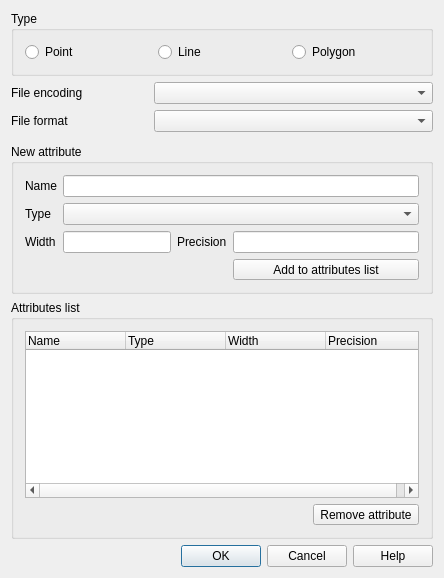
<?xml version="1.0" encoding="UTF-8"?>
<ui version="4.0">
 <class>QgsNewVectorLayerDialogBase</class>
 <widget class="QDialog" name="QgsNewVectorLayerDialogBase">
  <property name="geometry">
   <rect>
    <x>0</x>
    <y>0</y>
    <width>444</width>
    <height>578</height>
   </rect>
  </property>
  <property name="windowTitle">
   <string>New Vector Layer</string>
  </property>
  <property name="modal">
   <bool>true</bool>
  </property>
  <layout class="QGridLayout">
   <item row="5" column="1" colspan="2">
    <widget class="QComboBox" name="mFileEncoding">
     <property name="enabled">
      <bool>true</bool>
     </property>
    </widget>
   </item>
   <item row="6" column="0">
    <widget class="QLabel" name="mFileFormatLabel">
     <property name="enabled">
      <bool>true</bool>
     </property>
     <property name="text">
      <string>File format</string>
     </property>
     <property name="buddy">
      <cstring>mFileFormatComboBox</cstring>
     </property>
    </widget>
   </item>
   <item row="6" column="1" colspan="2">
    <widget class="QComboBox" name="mFileFormatComboBox">
     <property name="enabled">
      <bool>true</bool>
     </property>
    </widget>
   </item>
   <item row="5" column="0">
    <widget class="QLabel" name="mFileFormatLabel_2">
     <property name="enabled">
      <bool>true</bool>
     </property>
     <property name="text">
      <string>File encoding</string>
     </property>
     <property name="buddy">
      <cstring>mFileFormatComboBox</cstring>
     </property>
    </widget>
   </item>
   <item row="9" column="0" colspan="3">
    <widget class="QgsProjectionSelectionWidget" name="mCrsSelector" native="true">
     <property name="focusPolicy">
      <enum>Qt::StrongFocus</enum>
     </property>
    </widget>
   </item>
   <item row="2" column="0" colspan="3">
    <widget class="QGroupBox" name="buttonGroup1">
     <property name="title">
      <string>Type</string>
     </property>
     <layout class="QHBoxLayout" name="horizontalLayout">
      <item>
       <widget class="QRadioButton" name="mPointRadioButton">
        <property name="text">
         <string>Point</string>
        </property>
       </widget>
      </item>
      <item>
       <widget class="QRadioButton" name="mLineRadioButton">
        <property name="text">
         <string>Line</string>
        </property>
       </widget>
      </item>
      <item>
       <widget class="QRadioButton" name="mPolygonRadioButton">
        <property name="text">
         <string>Polygon</string>
        </property>
       </widget>
      </item>
     </layout>
    </widget>
   </item>
   <item row="14" column="0" colspan="3">
    <widget class="QDialogButtonBox" name="buttonBox">
     <property name="orientation">
      <enum>Qt::Horizontal</enum>
     </property>
     <property name="standardButtons">
      <set>QDialogButtonBox::Cancel|QDialogButtonBox::Help|QDialogButtonBox::Ok</set>
     </property>
    </widget>
   </item>
   <item row="10" column="0" colspan="3">
    <widget class="QGroupBox" name="groupBox">
     <property name="title">
      <string>New attribute</string>
     </property>
     <layout class="QGridLayout">
      <item row="0" column="0">
       <widget class="QLabel" name="textLabel1">
        <property name="text">
         <string>Name</string>
        </property>
        <property name="buddy">
         <cstring>mNameEdit</cstring>
        </property>
       </widget>
      </item>
      <item row="0" column="1" colspan="4">
       <widget class="QLineEdit" name="mNameEdit"/>
      </item>
      <item row="1" column="0">
       <widget class="QLabel" name="textLabel2">
        <property name="text">
         <string>Type</string>
        </property>
        <property name="buddy">
         <cstring>mTypeBox</cstring>
        </property>
       </widget>
      </item>
      <item row="1" column="1" colspan="4">
       <widget class="QComboBox" name="mTypeBox"/>
      </item>
      <item row="2" column="0">
       <widget class="QLabel" name="label">
        <property name="text">
         <string>Width</string>
        </property>
        <property name="buddy">
         <cstring>mWidth</cstring>
        </property>
       </widget>
      </item>
      <item row="2" column="1" colspan="2">
       <widget class="QLineEdit" name="mWidth"/>
      </item>
      <item row="2" column="3">
       <widget class="QLabel" name="label_2">
        <property name="text">
         <string>Precision</string>
        </property>
        <property name="buddy">
         <cstring>mPrecision</cstring>
        </property>
       </widget>
      </item>
      <item row="2" column="4">
       <widget class="QLineEdit" name="mPrecision"/>
      </item>
      <item row="4" column="4">
       <widget class="QToolButton" name="mAddAttributeButton">
        <property name="sizePolicy">
         <sizepolicy hsizetype="Preferred" vsizetype="Fixed">
          <horstretch>0</horstretch>
          <verstretch>0</verstretch>
         </sizepolicy>
        </property>
        <property name="toolTip">
         <string>Add attribute to list</string>
        </property>
        <property name="layoutDirection">
         <enum>Qt::LeftToRight</enum>
        </property>
        <property name="text">
         <string>Add to attributes list</string>
        </property>
        <property name="icon">
         <iconset>
          <normaloff>../../images/themes/default/mActionNewAttribute.png</normaloff>../../images/themes/default/mActionNewAttribute.png</iconset>
        </property>
        <property name="toolButtonStyle">
         <enum>Qt::ToolButtonTextBesideIcon</enum>
        </property>
       </widget>
      </item>
     </layout>
    </widget>
   </item>
   <item row="12" column="0" colspan="3">
    <widget class="QGroupBox" name="groupBox_2">
     <property name="title">
      <string>Attributes list</string>
     </property>
     <layout class="QGridLayout">
      <item row="2" column="0" colspan="2">
       <widget class="QTreeWidget" name="mAttributeView">
        <property name="sizePolicy">
         <sizepolicy hsizetype="Expanding" vsizetype="Expanding">
          <horstretch>0</horstretch>
          <verstretch>0</verstretch>
         </sizepolicy>
        </property>
        <property name="alternatingRowColors">
         <bool>true</bool>
        </property>
        <property name="rootIsDecorated">
         <bool>false</bool>
        </property>
        <property name="columnCount">
         <number>4</number>
        </property>
        <column>
         <property name="text">
          <string>Name</string>
         </property>
        </column>
        <column>
         <property name="text">
          <string>Type</string>
         </property>
        </column>
        <column>
         <property name="text">
          <string>Width</string>
         </property>
        </column>
        <column>
         <property name="text">
          <string>Precision</string>
         </property>
        </column>
       </widget>
      </item>
      <item row="3" column="0">
       <spacer>
        <property name="orientation">
         <enum>Qt::Horizontal</enum>
        </property>
        <property name="sizeHint" stdset="0">
         <size>
          <width>121</width>
          <height>20</height>
         </size>
        </property>
       </spacer>
      </item>
      <item row="3" column="1">
       <widget class="QToolButton" name="mRemoveAttributeButton">
        <property name="sizePolicy">
         <sizepolicy hsizetype="Preferred" vsizetype="Fixed">
          <horstretch>0</horstretch>
          <verstretch>0</verstretch>
         </sizepolicy>
        </property>
        <property name="toolTip">
         <string>Delete selected attribute</string>
        </property>
        <property name="text">
         <string>Remove attribute</string>
        </property>
        <property name="icon">
         <iconset>
          <normaloff>../../images/themes/default/mActionDeleteAttribute.png</normaloff>../../images/themes/default/mActionDeleteAttribute.png</iconset>
        </property>
        <property name="toolButtonStyle">
         <enum>Qt::ToolButtonTextBesideIcon</enum>
        </property>
       </widget>
      </item>
     </layout>
    </widget>
   </item>
  </layout>
 </widget>
 <layoutdefault spacing="6" margin="11"/>
 <customwidgets>
  <customwidget>
   <class>QgsProjectionSelectionWidget</class>
   <extends>QWidget</extends>
   <header location="global">qgsprojectionselectionwidget.h</header>
   <container>1</container>
  </customwidget>
 </customwidgets>
 <tabstops>
  <tabstop>mPointRadioButton</tabstop>
  <tabstop>mLineRadioButton</tabstop>
  <tabstop>mPolygonRadioButton</tabstop>
  <tabstop>mFileEncoding</tabstop>
  <tabstop>mFileFormatComboBox</tabstop>
  <tabstop>mCrsSelector</tabstop>
  <tabstop>mNameEdit</tabstop>
  <tabstop>mTypeBox</tabstop>
  <tabstop>mWidth</tabstop>
  <tabstop>mPrecision</tabstop>
  <tabstop>mAddAttributeButton</tabstop>
  <tabstop>mAttributeView</tabstop>
  <tabstop>mRemoveAttributeButton</tabstop>
  <tabstop>buttonBox</tabstop>
 </tabstops>
 <resources/>
 <connections>
  <connection>
   <sender>buttonBox</sender>
   <signal>accepted()</signal>
   <receiver>QgsNewVectorLayerDialogBase</receiver>
   <slot>accept()</slot>
   <hints>
    <hint type="sourcelabel">
     <x>349</x>
     <y>400</y>
    </hint>
    <hint type="destinationlabel">
     <x>387</x>
     <y>304</y>
    </hint>
   </hints>
  </connection>
  <connection>
   <sender>buttonBox</sender>
   <signal>rejected()</signal>
   <receiver>QgsNewVectorLayerDialogBase</receiver>
   <slot>reject()</slot>
   <hints>
    <hint type="sourcelabel">
     <x>275</x>
     <y>400</y>
    </hint>
    <hint type="destinationlabel">
     <x>242</x>
     <y>308</y>
    </hint>
   </hints>
  </connection>
 </connections>
</ui>
